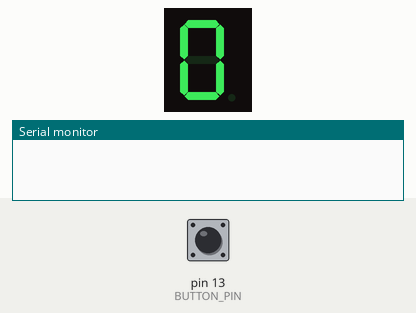
The sketch below on a simulated Arduino Mega 2560, built with avr-gcc and run on an emulated ATmega2560. On the bench: 1-digit seven-segment display, the last lines printed to the serial monitor. Wiring (inferred from the names in the program): 1-digit 7-segment display, segments lit when HIGH: segments pin 23, pin 22, pin 21, pin 19, pin 18, pin 17, pin 16. The test bench sets the inputs (shaded band); at power-on: pin 13 (BUTTON_PIN) HIGH. Random numbers use the default seed unless the sketch sets one; the segment pins are drawn as the display they are named for.

Above: at 1.2 s.
1.3 s: pin 13 (BUTTON_PIN) pulled LOW for 0.15 s
At 2.66 s:
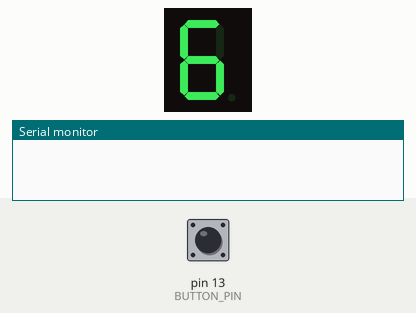
At 3.3 s:
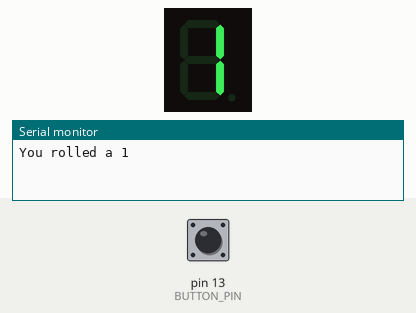
Timing chart, 0 to 4.8 s (numbered marks = the images above; inputs shaded):
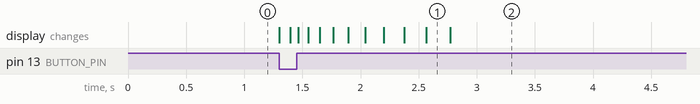

The sketch:

L07_Dice.ino
```cpp
// Lesson 7: Electronic dice
// Press the button on pin 13 to roll.

const int BUTTON_PIN = 13;
const int segPins[7] = {23, 22, 21, 19, 18, 17, 16};

const int digits[10][7] = {
// a  b  c  d  e  f  g
  {1, 1, 1, 1, 1, 1, 0},  // 0
  {0, 1, 1, 0, 0, 0, 0},  // 1
  {1, 1, 0, 1, 1, 0, 1},  // 2
  {1, 1, 1, 1, 0, 0, 1},  // 3
  {0, 1, 1, 0, 0, 1, 1},  // 4
  {1, 0, 1, 1, 0, 1, 1},  // 5
  {1, 0, 1, 1, 1, 1, 1},  // 6
  {1, 1, 1, 0, 0, 0, 0},  // 7
  {1, 1, 1, 1, 1, 1, 1},  // 8
  {1, 1, 1, 1, 0, 1, 1}   // 9
};

void showDigit(int n) {
  for (int s = 0; s < 7; s++) {
    digitalWrite(segPins[s], digits[n][s]);
  }
}

void setup() {
  Serial.begin(115200);
  pinMode(BUTTON_PIN, INPUT_PULLUP);
  for (int s = 0; s < 7; s++) {
    pinMode(segPins[s], OUTPUT);
  }
  showDigit(0);
}

void loop() {
  if (digitalRead(BUTTON_PIN) == LOW) {
    for (int i = 0; i < 12; i++) {  // rolling animation
      showDigit(random(1, 7));
      delay(40 + i * 15);
    }
    int roll = random(1, 7);
    showDigit(roll);
    Serial.print("You rolled a ");
    Serial.println(roll);
    while (digitalRead(BUTTON_PIN) == LOW) {
      delay(10);  // wait until the button is let go
    }
  }
}
```

Measured:
- after the input at 1.3 s, the display: first changes at once (image 1 shows a later state)
